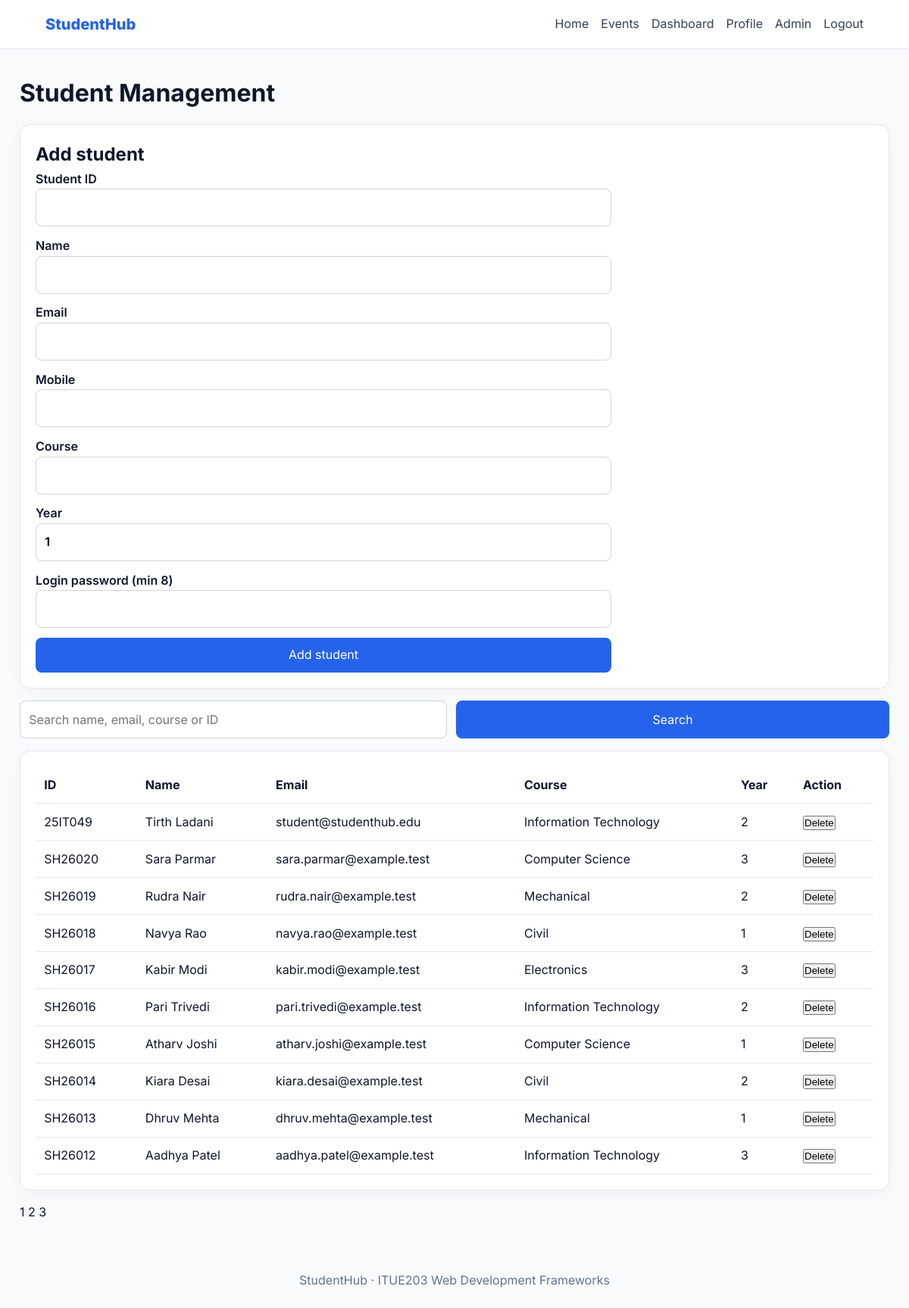
The app's page /admin/students.php (signed in) with its own data.
### tables this page shows
CREATE TABLE IF NOT EXISTS students (
 id INT UNSIGNED AUTO_INCREMENT PRIMARY KEY, user_id INT UNSIGNED NULL UNIQUE, student_id VARCHAR(30) NOT NULL UNIQUE,
 name VARCHAR(100) NOT NULL, email VARCHAR(190) NOT NULL UNIQUE, mobile VARCHAR(20) NULL,
 course VARCHAR(100) NOT NULL, year_level TINYINT UNSIGNED NOT NULL DEFAULT 1,
 status ENUM('active','inactive') NOT NULL DEFAULT 'active', created_at TIMESTAMP DEFAULT CURRENT_TIMESTAMP,
 CONSTRAINT fk_students_user FOREIGN KEY(user_id) REFERENCES users(id) ON DELETE SET NULL,
 INDEX idx_students_course(course), INDEX idx_students_status(status), INDEX idx_students_name(name)
);

### includes/security.php (called while the page is built, shortened)
<?php
function sh_e($v): string { return htmlspecialchars((string)$v, ENT_QUOTES|ENT_SUBSTITUTE, 'UTF-8'); }

### admin/students.php (the view, shortened to what this page needs)
<?php
require_once __DIR__.'/../config/database.php';require_once __DIR__.'/../includes/security.php';sh_require_admin();
$q=trim($_GET['q']??'');$like='%'.$q.'%';$page=max(1,(int)($_GET['page']??1));$per=10;$offset=($page-1)*$per;$s=$db->prepare('SELECT COUNT(*) c FROM students WHERE name LIKE ? OR email LIKE ? OR course LIKE ? OR student_id LIKE ?');$s->bind_param('ssss',$like,$like,$like,$like);$s->execute();$total=(int)$s->get_result()->fetch_assoc()['c'];$s->close();$s=$db->prepare('SELECT * FROM students WHERE name LIKE ? OR email LIKE ? OR course LIKE ? OR student_id LIKE ? ORDER BY id DESC LIMIT ? OFFSET ?');$s->bind_param('ssssii',$like,$like,$like,$like,$per,$offset);$s->execute();$rows=$s->get_result()->fetch_all(MYSQLI_ASSOC);$s->close();
$pageTitle='Students | StudentHub';$assetPrefix='../';require __DIR__.'/../includes/app-header.php';?>
<h1>Student Management</h1><?php if($msg):?><p class="p15-alert"><?=sh_e($msg)?></p><?php endif;?><section class="p15-card"><h2>Add student</h2><form class="p15-form" method="post"><input type="hidden" name="csrf" value="<?=sh_e(sh_csrf())?>"><input type="hidden" name="action" value="save"><label>Student ID<input name="student_id" required></label><label>Name<input name="name" required></label><label>Email<input type="email" name="email" required></label><label>Mobile<input name="mobile"></label><label>Course<input name="course" required></label><label>Year<input type="number" name="year_level" min="1" max="8" value="1" required></label><label>Login password (min 8)<input type="password" name="password" minlength="8" autocomplete="new-password" required></label><button class="p15-btn">Add student</button></form></section><form class="p15-toolbar"><input name="q" value="<?=sh_e($q)?>" placeholder="Search name, email, course or ID"><button class="p15-btn">Search</button></form><div class="p15-card p15-table-wrap"><table class="p15-table"><thead><tr><th>ID</th><th>Name</th><th>Email</th><th>Course</th><th>Year</th><th>Action</th></tr></thead><tbody><?php foreach($rows as $r):?><tr><td><?=sh_e($r['student_id'])?></td><td><?=sh_e($r['name'])?></td><td><?=sh_e($r['email'])?></td><td><?=sh_e($r['course'])?></td><td><?=(int)$r['year_level']?></td><td><form method="post" data-confirm="Delete this student?"><input type="hidden" name="csrf" value="<?=sh_e(sh_csrf())?>"><input type="hidden" name="action" value="delete"><input type="hidden" name="id" value="<?=(int)$r['id']?>"><button>Delete</button></form></td></tr><?php endforeach;?></tbody></table></div><p><?php for($p=1;$p<=max(1,(int)ceil($total/$per));$p++):?> <a href="?q=<?=urlencode($q)?>&page=<?=$p?>"><?=$p?></a> <?php endfor;?></p><?php require __DIR__.'/../includes/app-footer.php';?>

### style.css (style rules this page uses)
:root { --ink: #0f172a; --soft: #334155; --muted: #64748b; --canvas: #f8fafc; --surface: #ffffff; --line: #e2e8f0; --primary: #2563eb; --primary-dk: #1d4ed8; --admin-color: #059669; --admin-bg: #ecfdf5; --student-col: #2563eb; --student-bg: #eff6ff; --radius: 14px; --radius-sm: 8px; --shadow-sm: 0 1px 3px rgba(0,0,0,0.06), 0 1px 2px rgba(0,0,0,0.04); --shadow: 0 4px 20px rgba(15, 23, 42, 0.08); --shadow-lg: 0 12px 35px rgba(15, 23, 42, 0.12); --ease: 200ms cubic-bezier(0.4, 0, 0.2, 1); --sidebar-w: 260px; }
*, *::before, *::after { box-sizing: border-box; margin: 0; padding: 0; }
html { scroll-behavior: smooth; }
body { font-family: 'Inter', -apple-system, BlinkMacSystemFont, 'Segoe UI', Roboto, sans-serif; background: var(--canvas); color: var(--ink); line-height: 1.6; min-height: 100vh; -webkit-font-smoothing: antialiased; }
a { color: inherit; text-decoration: none; }

### assets/css/practical15.css (style rules this page uses)
.p15-card { background:#fff;border:1px solid #e2e8f0;border-radius:14px;padding:1.25rem;box-shadow:0 4px 20px #0f172a0a;margin:1rem 0 }
.p15-form { display:grid;gap:.8rem;max-width:760px }
.p15-form label { font-weight:600 }
.p15-form input,.p15-form select,.p15-form textarea,.p15-toolbar input,.p15-toolbar select { width:100%;padding:.7rem;border:1px solid #cbd5e1;border-radius:8px;font:inherit }
.p15-btn,button { cursor:pointer }
.p15-btn { display:inline-block;padding:.65rem 1rem;border:0;border-radius:8px;background:#2563eb;color:white;text-decoration:none;font:inherit }
.p15-table-wrap { overflow:auto }
.p15-table { width:100%;border-collapse:collapse }
.p15-table th,.p15-table td { text-align:left;padding:.7rem;border-bottom:1px solid #e2e8f0 }
.p15-toolbar { display:flex;gap:.75rem;flex-wrap:wrap;margin:1rem 0 }
.p15-toolbar>* { flex:1;min-width:150px }

### records on screen
students: student "25IT049", name "Tirth Ladani", email "student@studenthub.edu", course "Information Technology", year_level "2"
students: student "SH26020", name "Sara Parmar", email "sara.parmar@example.test", course "Computer Science", year_level "3"
students: student "SH26019", name "Rudra Nair", email "rudra.nair@example.test", course "Mechanical", year_level "2"
students: student "SH26018", name "Navya Rao", email "navya.rao@example.test", course "Civil", year_level "1"
students: student "SH26017", name "Kabir Modi", email "kabir.modi@example.test", course "Electronics", year_level "3"
students: student "SH26016", name "Pari Trivedi", email "pari.trivedi@example.test", course "Information Technology", year_level "2"
students: student "SH26015", name "Atharv Joshi", email "atharv.joshi@example.test", course "Computer Science", year_level "1"
students: student "SH26014", name "Kiara Desai", email "kiara.desai@example.test", course "Civil", year_level "2"
students: student "SH26013", name "Dhruv Mehta", email "dhruv.mehta@example.test", course "Mechanical", year_level "1"
students: student "SH26012", name "Aadhya Patel", email "aadhya.patel@example.test", course "Information Technology", year_level "3"
